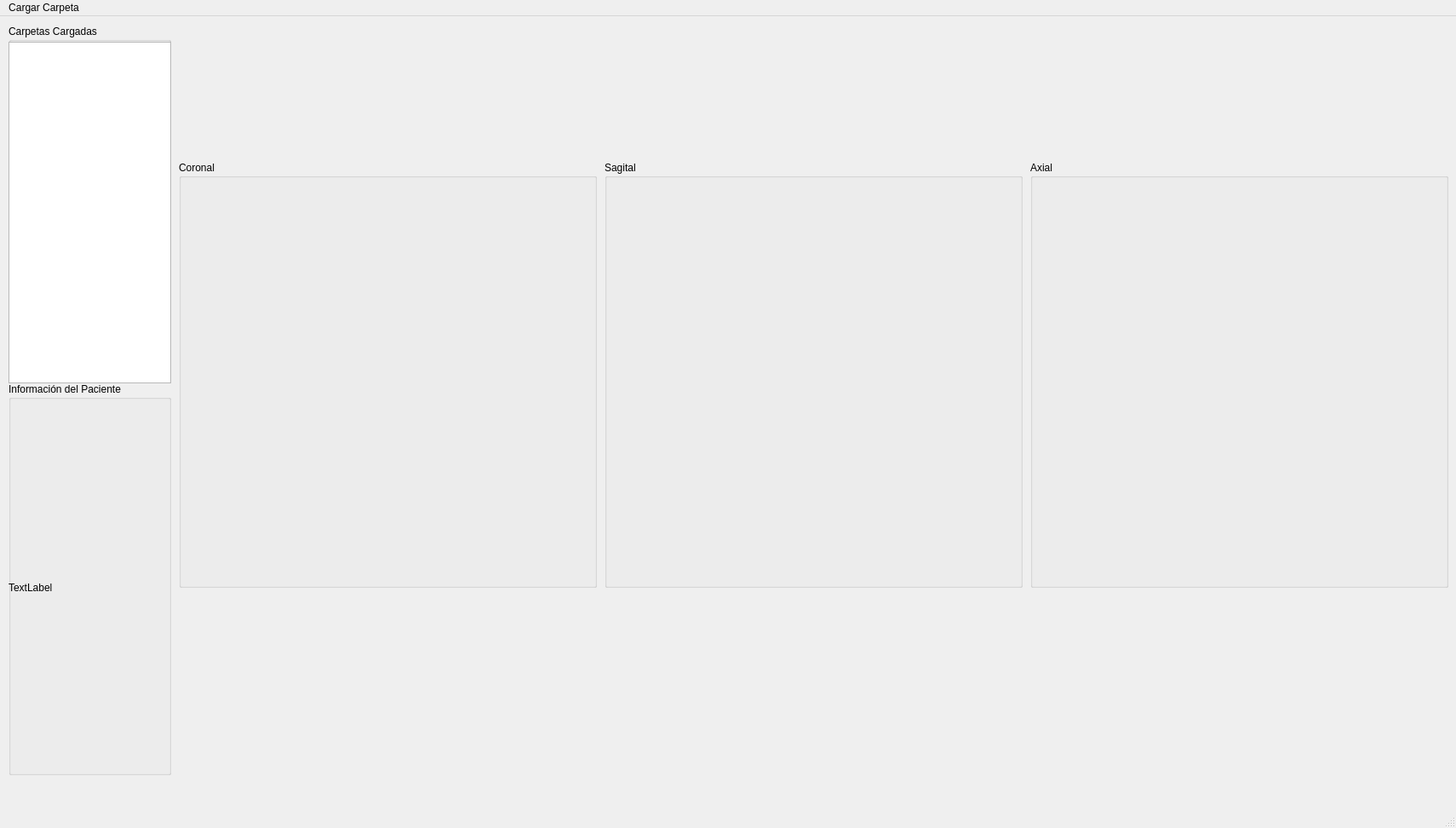
<?xml version="1.0" encoding="UTF-8"?>
<ui version="4.0">
 <class>MainWindow</class>
 <widget class="QMainWindow" name="MainWindow">
  <property name="geometry">
   <rect>
    <x>0</x>
    <y>0</y>
    <width>1710</width>
    <height>972</height>
   </rect>
  </property>
  <property name="windowTitle">
   <string>MainWindow</string>
  </property>
  <widget class="QWidget" name="centralwidget">
   <widget class="QGroupBox" name="groupBox">
    <property name="geometry">
     <rect>
      <x>10</x>
      <y>10</y>
      <width>191</width>
      <height>421</height>
     </rect>
    </property>
    <property name="title">
     <string>Carpetas Cargadas</string>
    </property>
    <widget class="QListView" name="listView">
     <property name="geometry">
      <rect>
       <x>0</x>
       <y>20</y>
       <width>191</width>
       <height>401</height>
      </rect>
     </property>
    </widget>
   </widget>
   <widget class="QGroupBox" name="groupBox_2">
    <property name="geometry">
     <rect>
      <x>10</x>
      <y>430</y>
      <width>191</width>
      <height>461</height>
     </rect>
    </property>
    <property name="title">
     <string>Información del Paciente</string>
    </property>
    <widget class="QLabel" name="label">
     <property name="geometry">
      <rect>
       <x>0</x>
       <y>20</y>
       <width>191</width>
       <height>441</height>
      </rect>
     </property>
     <property name="text">
      <string>TextLabel</string>
     </property>
    </widget>
   </widget>
   <widget class="QGroupBox" name="groupBox_3">
    <property name="geometry">
     <rect>
      <x>210</x>
      <y>170</y>
      <width>491</width>
      <height>501</height>
     </rect>
    </property>
    <property name="title">
     <string>Coronal</string>
    </property>
   </widget>
   <widget class="QGroupBox" name="groupBox_4">
    <property name="geometry">
     <rect>
      <x>710</x>
      <y>170</y>
      <width>491</width>
      <height>501</height>
     </rect>
    </property>
    <property name="title">
     <string>Sagital</string>
    </property>
   </widget>
   <widget class="QGroupBox" name="groupBox_5">
    <property name="geometry">
     <rect>
      <x>1210</x>
      <y>170</y>
      <width>491</width>
      <height>501</height>
     </rect>
    </property>
    <property name="title">
     <string>Axial</string>
    </property>
   </widget>
  </widget>
  <widget class="QMenuBar" name="menubar">
   <property name="geometry">
    <rect>
     <x>0</x>
     <y>0</y>
     <width>1710</width>
     <height>42</height>
    </rect>
   </property>
   <widget class="QMenu" name="menuCargar_Carpeta">
    <property name="title">
     <string>Cargar Carpeta</string>
    </property>
   </widget>
   <addaction name="menuCargar_Carpeta"/>
  </widget>
  <widget class="QStatusBar" name="statusbar"/>
 </widget>
 <resources/>
 <connections/>
</ui>
